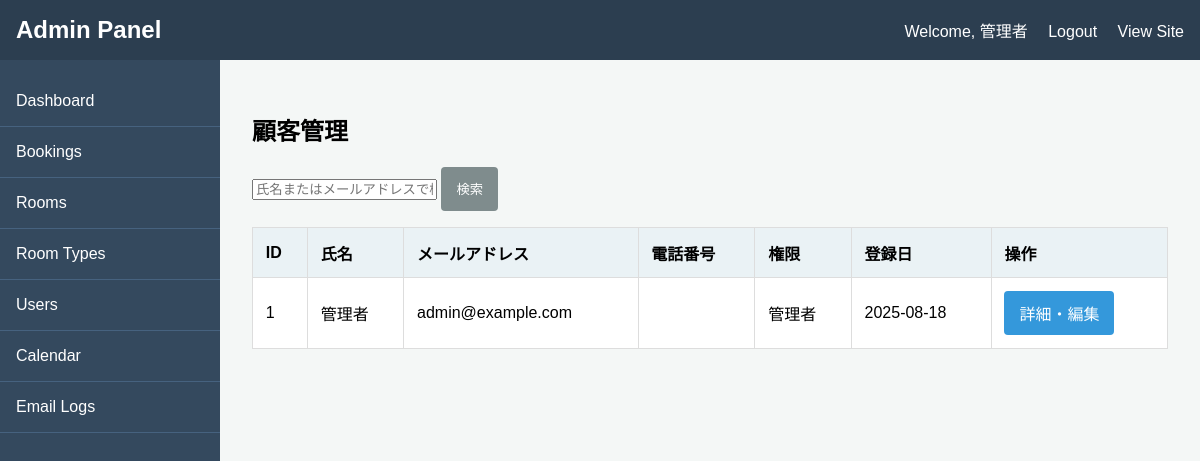
The page /admin/users.php (signed in) on the database its author committed.
### tables this page shows
CREATE TABLE `users` (
  `id` int(11) NOT NULL AUTO_INCREMENT,
  `name` varchar(255) NOT NULL COMMENT '氏名',
  `email` varchar(255) NOT NULL COMMENT 'メールアドレス',
  `phone` varchar(20) DEFAULT NULL COMMENT '電話番号',
  `password` varchar(255) NOT NULL COMMENT 'ハッシュ化されたパスワード',
  `role` int(1) NOT NULL DEFAULT 0 COMMENT '権限 (0:一般, 1:管理者, 2:フロント, 3:清掃)',
  `notes` text DEFAULT NULL COMMENT '特記事項',
  `reset_token` varchar(64) DEFAULT NULL COMMENT 'パスワードリセット用トークン',
  `reset_expires_at` datetime DEFAULT NULL COMMENT 'パスワードリセットトークン有効期限',
  `created_at` datetime NOT NULL DEFAULT current_timestamp(),
  `updated_at` datetime NOT NULL DEFAULT current_timestamp() ON UPDATE current_timestamp(),
  PRIMARY KEY (`id`),
  UNIQUE KEY `email` (`email`)
);

### includes/functions.php (called while the page is built, shortened)
<?php
function h($s) {
    return htmlspecialchars($s, ENT_QUOTES, 'UTF-8');
}

### admin/users.php (the view, shortened to what this page needs)
<?php
require_once 'admin_check.php';
$search_query = filter_input(INPUT_GET, 'q');
try {
    $sql = "SELECT `id`, `name`, `email`, `phone`, `role`, `created_at` FROM users";
    $sql .= " ORDER BY id DESC";
    $stmt = $dbh->prepare($sql);
    $stmt->execute();
    $users = $stmt->fetchAll(PDO::FETCH_ASSOC);
} catch (PDOException $e) {
    $error = "ユーザー情報の取得に失敗しました: " . h($e->getMessage());
    $users = [];
}
require_once 'admin_header.php';
?>
<h2>顧客管理</h2>
<div style="margin-bottom: 1rem;">
    <form action="users.php" method="get">
        <input type="text" name="q" placeholder="氏名またはメールアドレスで検索" value="<?php echo h($search_query); ?>">
        <button type="submit" class="btn-admin" style="background-color: #7f8c8d;">検索</button>
    </form>
</div>
<div class="table-responsive">
<table>
    <thead>
        <tr>
            <th>ID</th>
            <th>氏名</th>
            <th>メールアドレス</th>
            <th>電話番号</th>
            <th>権限</th>
            <th>登録日</th>
            <th>操作</th>
        </tr>
    </thead>
    <tbody>
        <?php if (empty($users)): ?>
            <tr>
                <td colspan="7" style="text-align: center;">ユーザーが見つかりません。</td>
            </tr>
        <?php else: ?>
            <?php foreach ($users as $user): ?>
                <tr>
                    <td><?php echo h($user['id']); ?></td>
                    <td><?php echo h($user['name']); ?></td>
                    <td><?php echo h($user['email']); ?></td>
                    <td><?php echo h($user['phone']); ?></td>
                    <td>
                        <?php
                        switch ($user['role']) {
                            case ROLE_MANAGER: echo '管理者'; break;
                        }
                        ?>
                    </td>
                    <td><?php echo h(date('Y-m-d', strtotime($user['created_at']))); ?></td>
                    <td>
                        <?php
                        $can_edit = true;
                        ?>
                        <?php if ($can_edit): ?>
                            <a href="user_detail.php?id=<?php echo h($user['id']); ?>" class="btn-admin" style="background-color:#3498db;">詳細・編集</a>
                        <?php else: ?>
                            <span style="color:gray;">権限なし</span>
                        <?php endif; ?>
                    </td>
                </tr>
            <?php endforeach; ?>
        <?php endif; ?>
    </tbody>
</table>
</div>
<?php
require_once 'admin_footer.php';
?>

### admin/admin_header.php (style rules this page uses)
body { font-family: sans-serif; margin: 0; background-color: #f4f7f6; }
.table-responsive { overflow-x: auto; -webkit-overflow-scrolling: touch; margin-bottom: 1rem; }
table { width: 100%; border-collapse: collapse; margin-top: 0; background-color: white; min-width: 600px; }
th, td { border: 1px solid #ddd; padding: 0.8rem; text-align: left; }
th { background-color: #eaf2f5; }
.btn-admin { padding: 10px 15px; border: none; border-radius: 4px; color: white; cursor: pointer; text-decoration: none; display: inline-block; min-height: 44px; box-sizing: border-box; display: inline-flex; align-items: center; justify-content: center; }

### rows shown on the page
users: id "1", name "管理者", email "admin@example.com", role "管理者", created_at "2025-08-18"

### other values the page prints
t('admin_dashboard_title') "Admin Panel"
t('admin_welcome', $_SESSION['user']['name']) "Welcome, 管理者"
t('nav_logout') "Logout"
t('admin_site_view') "View Site"
t('admin_dashboard') "Dashboard"
t('admin_bookings') "Bookings"
t('admin_rooms') "Rooms"
t('admin_room_types') "Room Types"
t('admin_users') "Users"
t('admin_calendar') "Calendar"
t('admin_email_logs') "Email Logs"
